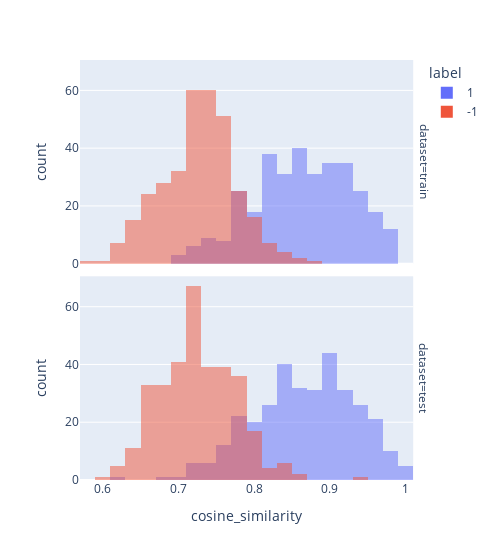

This figure's notebook cell:
### Markdown cell above
## 6. Plot distribution of cosine similarity

Here we measure similarity of text using cosine similarity. In our experience, most distance functions (L1, L2, cosine similarity) all work about the same. Note that our embeddings are already normalized to length 1, so cosine similarity is equivalent to dot product.

The graphs show how much the overlap there is between the distribution of cosine similarities for similar and dissimilar pairs. If there is a high amount of overlap, that means there are some dissimilar pairs with greater cosine similarity than some similar pairs.

The accuracy I compute is the accuracy of a simple rule that predicts 'similar (1)' if the cosine similarity is above some threshold X and otherwise predicts 'dissimilar (0)'.

### Code cell
# calculate accuracy (and its standard error) of predicting label=1 if similarity>x
# x is optimized by sweeping from -1 to 1 in steps of 0.01
def accuracy_and_se(cosine_similarity: float, labeled_similarity: int) -> Tuple[float]:
    accuracies = []
    for threshold_thousandths in range(-1000, 1000, 1):
        threshold = threshold_thousandths / 1000
        total = 0
        correct = 0
        for cs, ls in zip(cosine_similarity, labeled_similarity):
            total += 1
            if cs > threshold:
                prediction = 1
            else:
                prediction = -1
            if prediction == ls:
                correct += 1
        accuracy = correct / total
        accuracies.append(accuracy)
    a = max(accuracies)
    n = len(cosine_similarity)
    standard_error = (a * (1 - a) / n) ** 0.5  # standard error of binomial
    return a, standard_error


# check that training and test sets are balanced
px.histogram(
    df,
    x="cosine_similarity",
    color="label",
    barmode="overlay",
    width=500,
    facet_row="dataset",
).show()

for dataset in ["train", "test"]:
    data = df[df["dataset"] == dataset]
    a, se = accuracy_and_se(data["cosine_similarity"], data["label"])
    print(f"{dataset} accuracy: {a:0.1%} ± {1.96 * se:0.1%}")

### Figure 1 — Plotly figure (JSON) as saved in the notebook; plotly's stock layout.template omitted (floating-point values rounded to 4 significant figures; data arrays with more than 128 entries replaced by an {"elided": "..."} marker saying what was removed)
{"data": [{"alignmentgroup": "True", "bingroup": "x", "hovertemplate": "label=1<br>dataset=train<br>cosine_similarity=%{x}<br>count=%{y}<extra></extra>", "legendgroup": "1", "marker": {"color": "#636efa", "opacity": 0.5, "pattern": {"shape": ""}}, "name": "1", "offsetgroup": "1", "orientation": "v", "showlegend": true, "type": "histogram", "x": {"elided": "334 float values"}, "xaxis": "x2", "yaxis": "y2"}, {"alignmentgroup": "True", "bingroup": "x", "hovertemplate": "label=1<br>dataset=test<br>cosine_similarity=%{x}<br>count=%{y}<extra></extra>", "legendgroup": "1", "marker": {"color": "#636efa", "opacity": 0.5, "pattern": {"shape": ""}}, "name": "1", "offsetgroup": "1", "orientation": "v", "showlegend": false, "type": "histogram", "x": {"elided": "335 float values"}, "xaxis": "x", "yaxis": "y"}, {"alignmentgroup": "True", "bingroup": "x", "hovertemplate": "label=-1<br>dataset=train<br>cosine_similarity=%{x}<br>count=%{y}<extra></extra>", "legendgroup": "-1", "marker": {"color": "#EF553B", "opacity": 0.5, "pattern": {"shape": ""}}, "name": "-1", "offsetgroup": "-1", "orientation": "v", "showlegend": true, "type": "histogram", "x": {"elided": "334 float values"}, "xaxis": "x2", "yaxis": "y2"}, {"alignmentgroup": "True", "bingroup": "x", "hovertemplate": "label=-1<br>dataset=test<br>cosine_similarity=%{x}<br>count=%{y}<extra></extra>", "legendgroup": "-1", "marker": {"color": "#EF553B", "opacity": 0.5, "pattern": {"shape": ""}}, "name": "-1", "offsetgroup": "-1", "orientation": "v", "showlegend": false, "type": "histogram", "x": {"elided": "335 float values"}, "xaxis": "x", "yaxis": "y"}], "layout": {"annotations": [{"font": {}, "showarrow": false, "text": "dataset=test", "textangle": 90, "x": 0.98, "xanchor": "left", "xref": "paper", "y": 0.2425, "yanchor": "middle", "yref": "paper"}, {"font": {}, "showarrow": false, "text": "dataset=train", "textangle": 90, "x": 0.98, "xanchor": "left", "xref": "paper", "y": 0.7575, "yanchor": "middle", "yref": "paper"}], "barmode": "overlay", "legend": {"title": {"text": "label"}, "tracegroupgap": 0}, "margin": {"t": 60}, "width": 500, "xaxis": {"anchor": "y", "domain": [0, 0.98], "title": {"text": "cosine_similarity"}}, "xaxis2": {"anchor": "y2", "domain": [0, 0.98], "matches": "x", "showticklabels": false}, "yaxis": {"anchor": "x", "domain": [0, 0.485], "title": {"text": "count"}}, "yaxis2": {"anchor": "x2", "domain": [0.515, 1], "matches": "y", "title": {"text": "count"}}}}
